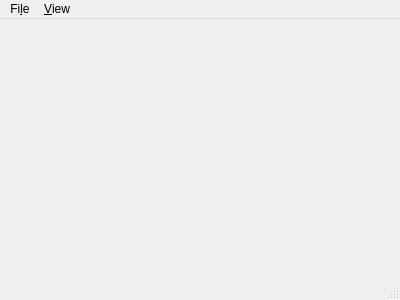
<?xml version="1.0" encoding="UTF-8"?>
<ui version="4.0">
 <class>MainWindow</class>
 <widget class="QMainWindow" name="MainWindow">
  <property name="geometry">
   <rect>
    <x>0</x>
    <y>0</y>
    <width>400</width>
    <height>300</height>
   </rect>
  </property>
  <property name="windowTitle">
   <string>PlotSched</string>
  </property>
  <property name="windowIcon">
   <iconset>
    <normaloff>assets/icon64x.png</normaloff>assets/icon64x.png</iconset>
  </property>
  <property name="toolButtonStyle">
   <enum>Qt::ToolButtonTextBesideIcon</enum>
  </property>
  <widget class="QWidget" name="centralWidget">
   <layout class="QGridLayout" name="gridLayout">
    <item row="0" column="0">
     <layout class="QHBoxLayout" name="mainLayout"/>
    </item>
   </layout>
  </widget>
  <widget class="QMenuBar" name="menuBar">
   <property name="geometry">
    <rect>
     <x>0</x>
     <y>0</y>
     <width>400</width>
     <height>25</height>
    </rect>
   </property>
   <widget class="QMenu" name="menuFile">
    <property name="title">
     <string>Fi&amp;le</string>
    </property>
    <addaction name="actionOpen_Folder"/>
    <addaction name="actionRefresh_Folder"/>
    <addaction name="separator"/>
    <addaction name="actionOpen_Settings"/>
    <addaction name="actionQuit"/>
   </widget>
   <widget class="QMenu" name="menuView">
    <property name="title">
     <string>&amp;View</string>
    </property>
    <addaction name="actionTraces_Files"/>
   </widget>
   <addaction name="menuFile"/>
   <addaction name="menuView"/>
  </widget>
  <widget class="QStatusBar" name="statusBar"/>
  <action name="actionQuit">
   <property name="text">
    <string>&amp;Quit</string>
   </property>
  </action>
  <action name="actionOpen">
   <property name="text">
    <string>Open File</string>
   </property>
  </action>
  <action name="actionOpen_Folder">
   <property name="text">
    <string>&amp;Open Folder</string>
   </property>
  </action>
  <action name="actionRefresh_Folder">
   <property name="text">
    <string>&amp;Refresh Folder</string>
   </property>
  </action>
    <action name="actionOpen_Settings">
   <property name="text">
    <string>&amp;Settings</string>
   </property>
  </action>
  <action name="actionTraces_Files">
   <property name="text">
    <string>&amp;Traces Files</string>
   </property>
  </action>
 </widget>
 <layoutdefault spacing="6" margin="11"/>
 <resources/>
 <connections/>
</ui>
